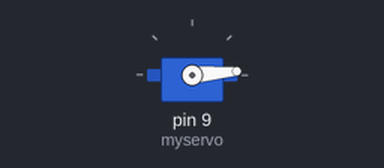
A sketch run on a simulated Arduino Uno, built with avr-gcc and run on an emulated ATmega328P. Shown: servo.

Above: at 0.05 s.
At 3.4 s:
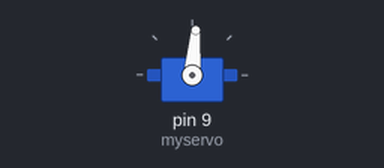
At 6.8 s:
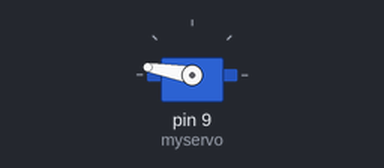
At 13.6 s:
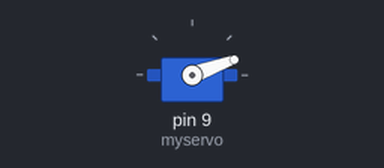
Timing chart, 0 to 18.7 s (numbered marks = the images above):
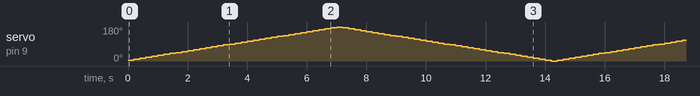

The sketch:

ServoMotor.ino
```cpp
#include <Servo.h>

Servo myservo;    //creating a Servo object
int pos = 5;
boolean flag = true;

void setup() {
  // put your setup code here, to run once:
  myservo.attach(9);    //servo connected to pin 9
}

void loop() {
  // put your main code here, to run repeatedly:
  myservo.write(pos);    //turn servo to 90 deg position
  if( flag )
  {
    pos += 5;
  }else
  {
    pos -= 5;
  }
  if( pos == 180 || pos == 0 )
  {
    flag = !flag;       //change flag to true if false, or to false if true
  }
  delay(200);
}
```
